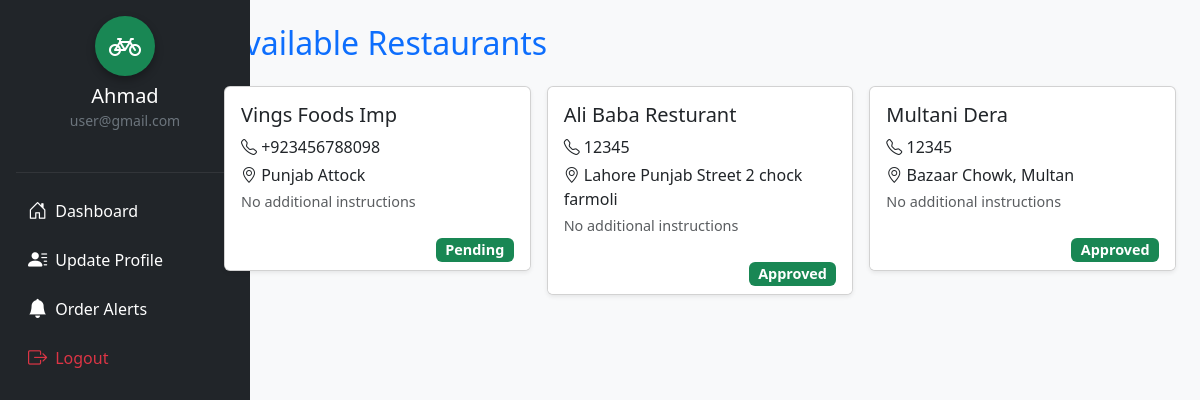
Screenshot of /rider/rider_dashboard.php (signed in) with the database file from the repository.
### tables this page shows
CREATE TABLE `tblrestaurants_delivery` (
  `id` int(11) NOT NULL,
  `name` varchar(100) DEFAULT NULL,
  `type` enum('restaurant','rider') DEFAULT NULL,
  `contact` varchar(20) DEFAULT NULL,
  `address` varchar(255) DEFAULT NULL,
  `status` varchar(20) DEFAULT 'active',
  `created_at` timestamp NOT NULL DEFAULT current_timestamp(),
  `password` varchar(100) NOT NULL
);

CREATE TABLE `tbl_rider_applications` (
  `id` int(11) NOT NULL,
  `rider_id` int(11) NOT NULL,
  `restaurant_id` int(11) NOT NULL,
  `status` varchar(20) DEFAULT 'pending',
  `applied_at` timestamp NOT NULL DEFAULT current_timestamp(),
  `name` varchar(100) NOT NULL,
  `email` varchar(100) NOT NULL
);

### rider/rider_dashboard.php (the view, shortened to what this page needs)
<?php
include("../dbconnection.php");
$rider_id = $_SESSION['userid'];
?>
<!DOCTYPE html>
<html lang="en">
<head>
  <link href="https://cdn.jsdelivr.net/npm/bootstrap@5.3.0/dist/css/bootstrap.min.css" rel="stylesheet">
  <link href="https://cdn.jsdelivr.net/npm/bootstrap-icons@1.10.5/font/bootstrap-icons.css" rel="stylesheet">
</head>
<body class="bg-light">
<div class="container-fluid">
  <div class="row">
    <div class="col-md-3 col-lg-2 p-0">
      <?php include 'sidebar.php'; ?>
    </div>
    <div class="col-md-9 col-lg-10 p-4">
      <h2 class="mb-4 text-primary">Available Restaurants</h2>
      <div class="row g-3">
        <?php
        $res = mysqli_query($conn, "SELECT * FROM tblrestaurants_delivery WHERE type = 'restaurant'");
        if (mysqli_num_rows($res) > 0) {
            while ($row = mysqli_fetch_assoc($res)) {
                $rest_id = $row['id'];
                $check = mysqli_query($conn, "SELECT status FROM tbl_rider_applications WHERE rider_id = '$rider_id' AND restaurant_id = '$rest_id'");
                if (mysqli_num_rows($check) > 0) {
                    $data = mysqli_fetch_assoc($check);
                    $status = ucfirst($data['status']);
                    $action_btn = "<span class='badge bg-success status-badge'>$status</span>";
                } else {
                    $action_btn = "<a href='apply_registration.php?rest_id=$rest_id' class='btn btn-sm btn-primary apply-btn'>Apply</a>";
                }
                echo '<div class="col-md-6 col-lg-4">
                        <div class="card restaurant-card shadow-sm">
                          <div class="card-body">
                            <h5 class="card-title">'.$row['name'].'</h5>
                            <p class="card-text mb-1"><i class="bi bi-telephone"></i> '.$row['contact'].'</p>
                            <p class="card-text mb-1"><i class="bi bi-geo-alt"></i> '.$row['address'].'</p>
                            <p class="card-text text-muted" style="font-size:0.9rem;">'.($row['instructions'] ?? 'No additional instructions').'</p>
                          </div>
                          <div class="card-footer text-end bg-white border-top-0">
                            '.$action_btn.'
                          </div>
                        </div>
                      </div>';
            }
        } else {
            echo '<div class="col-12"><div class="alert alert-info">No restaurants available at the moment.</div></div>';
        }
        ?>
      </div>
    </div>
  </div>
</div>
</body>
</html>

### rider/rider_dashboard.php (style rules this page uses)
.restaurant-card { transition: transform 0.2s; }
.restaurant-card .status-badge { font-size: 0.9rem; }

### rows the page displays
tblrestaurants_delivery: name "Vings Foods Imp", contact "+923456788098", address "Punjab Attock", instructions "No additional instructions", tbl_rider_applications.status "Pending"
tblrestaurants_delivery: name "Ali Baba Resturant", contact "12345", address "Lahore Punjab Street 2 chock farmoli", instructions "No additional instructions", tbl_rider_applications.status "Approved"
tblrestaurants_delivery: name "Multani Dera", contact "12345", address "Bazaar Chowk, Multan", instructions "No additional instructions", tbl_rider_applications.status "Approved"

### other values shown
$riderName "Ahmad"
$riderEmail "user@gmail.com"
